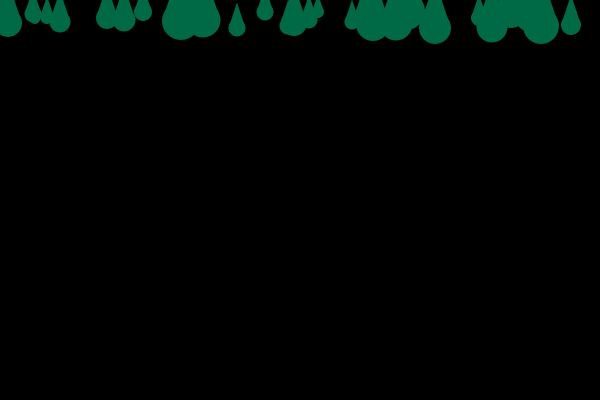
Frame 1 (no input)
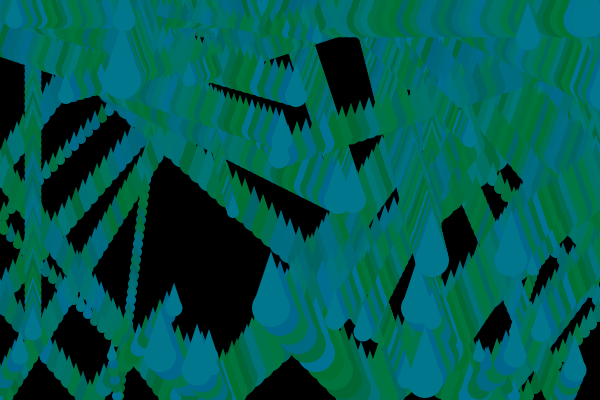
Frame 60 (the mouse pressed at the canvas centre just before this capture)
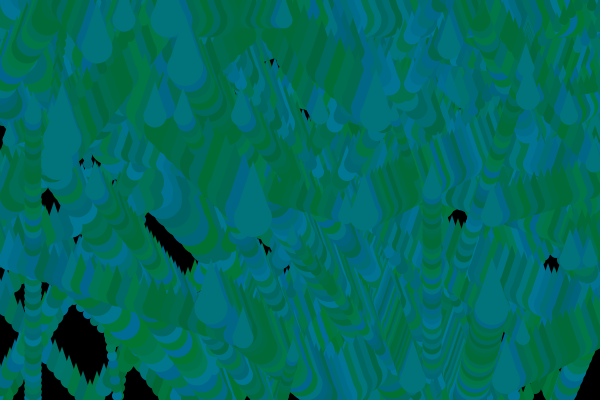
Frame 120 (the mouse held since frame 60 and released just before this capture)

The Processing sketch that drew these frames (run headless with seeded random() and noise(); from frame 60 on, the mouse is pressed at the canvas centre):

// Processing sketch: processing_140470
// ── processing_140470.pde

//Lauren Ruoff copyright 2014
//lruoff
//homework 8.1

//Press Space to initialize
//Press any key to exit

final int MAX = 40;


int [] xPosList, yPosList, ySpeed, xSpeed, diam;
color [] colorList;


void setup() {

  size(600, 400);
  background(0);
  noStroke();
  frameRate(10);

  xPosList = new int[MAX];
  yPosList = new int[MAX];
  xSpeed = new int[MAX];
  ySpeed = new int[MAX];
  colorList = new color[MAX];
  diam = new int[MAX];

diameter();
  xSpeedInitialize(-10, 10);
  ySpeedInitialize(-10, 10);
  positionSparkles();
}

void draw() {
  
  colorSparkles();
  drawSparkles();
 // terminate();
}

void positionSparkles () {
  for ( int i = 0; i < MAX; i++) {   
    xPosList[i] =  int( random (width)); //(or (i * 1/Max) * (width)
    yPosList[i] = 20;
  }
}

void colorSparkles () {
  for (int i = 0; i < MAX; i++) {
    colorList[i] = color( random(0), random(100, 120), random(50, 150));
    fill(colorList[i]);
  }
}

void ySpeedInitialize (int minValue, int maxValue) {
  for (int i = 0; i < MAX; i++) {
    ySpeed[i] = int(random(minValue, maxValue));
  }
}

void xSpeedInitialize (int minValue, int maxValue) {
  for (int i = 0; i < MAX; i++) {
    xSpeed[i] = int(random(minValue, maxValue));
  }
}

void drawSparkles () {
  //int diam;
  for ( int i = 0; i < MAX; i++) {
    yPosList[i] += xSpeed[i];
    xPosList[i] += ySpeed[i];
    
    if (yPosList[i] > height || yPosList[i] < 0) {
      xSpeed[i] = xSpeed[i]*-1;
    }
    if(xPosList[i] > width || xPosList[i] < 0) {
      ySpeed[i] = ySpeed[i]*-1;
    }

    //diam = int(random(10, 40));
    ellipse(xPosList[i], yPosList[i], diam[i], diam[i]);
    triangle(xPosList[i]+.5*diam[i], yPosList[i], xPosList[i], yPosList[i]-diam[i]*1.5, xPosList[i]-.5*diam[i], yPosList[i]);
  }
}

void diameter () {
  for(int i = 0; i < MAX; i++) {
    diam[i] = int(random(10, 40));
  }
}

void keyPressed() {
  if (key == ' ') {
    for (int i = 0; i < MAX; i++) {
      yPosList[i] = 20;
    }
  }
  else {
    exit();
  }
}
